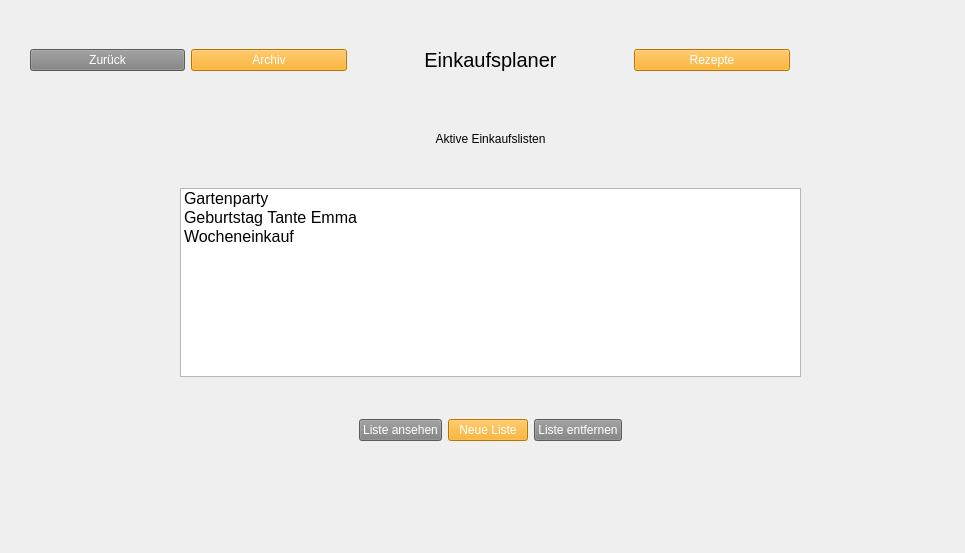
<?xml version="1.0" encoding="UTF-8"?>
<ui version="4.0">
 <class>Einkaufsplaner</class>
 <widget class="QWidget" name="Einkaufsplaner">
  <property name="geometry">
   <rect>
    <x>0</x>
    <y>0</y>
    <width>965</width>
    <height>553</height>
   </rect>
  </property>
  <property name="windowTitle">
   <string>Haushaltsplaner</string>
  </property>
  <widget class="QWidget" name="verticalLayoutWidget">
   <property name="geometry">
    <rect>
     <x>30</x>
     <y>30</y>
     <width>921</width>
     <height>411</height>
    </rect>
   </property>
   <layout class="QVBoxLayout" name="verticalLayout">
    <item>
     <layout class="QHBoxLayout" name="horizontalLayout">
      <item>
       <widget class="QPushButton" name="b_back">
        <property name="styleSheet">
         <string notr="true">background-color: grey;
color: white;</string>
        </property>
        <property name="text">
         <string>Zurück</string>
        </property>
       </widget>
      </item>
      <item>
       <widget class="QPushButton" name="b_archiv">
        <property name="styleSheet">
         <string notr="true">background-color: orange;
color: white;</string>
        </property>
        <property name="text">
         <string>Archiv</string>
        </property>
       </widget>
      </item>
      <item>
       <spacer name="horizontalSpacer_6">
        <property name="orientation">
         <enum>Qt::Horizontal</enum>
        </property>
        <property name="sizeType">
         <enum>QSizePolicy::Fixed</enum>
        </property>
        <property name="sizeHint" stdset="0">
         <size>
          <width>60</width>
          <height>20</height>
         </size>
        </property>
       </spacer>
      </item>
      <item>
       <widget class="QLabel" name="l_app">
        <property name="styleSheet">
         <string notr="true">font-size: 15pt;</string>
        </property>
        <property name="text">
         <string>Einkaufsplaner</string>
        </property>
        <property name="alignment">
         <set>Qt::AlignCenter</set>
        </property>
       </widget>
      </item>
      <item>
       <spacer name="horizontalSpacer_5">
        <property name="orientation">
         <enum>Qt::Horizontal</enum>
        </property>
        <property name="sizeType">
         <enum>QSizePolicy::Fixed</enum>
        </property>
        <property name="sizeHint" stdset="0">
         <size>
          <width>60</width>
          <height>60</height>
         </size>
        </property>
       </spacer>
      </item>
      <item>
       <widget class="QPushButton" name="b_recipe">
        <property name="styleSheet">
         <string notr="true">background-color: orange;
color: white;</string>
        </property>
        <property name="text">
         <string>Rezepte</string>
        </property>
       </widget>
      </item>
      <item>
       <widget class="QLabel" name="l_icon">
        <property name="styleSheet">
         <string notr="true">image: url(:/Images/logo_small_icon_only_inverted.png);</string>
        </property>
        <property name="text">
         <string/>
        </property>
       </widget>
      </item>
     </layout>
    </item>
    <item>
     <spacer name="verticalSpacer_3">
      <property name="orientation">
       <enum>Qt::Vertical</enum>
      </property>
      <property name="sizeHint" stdset="0">
       <size>
        <width>20</width>
        <height>40</height>
       </size>
      </property>
     </spacer>
    </item>
    <item>
     <widget class="QLabel" name="l_function">
      <property name="layoutDirection">
       <enum>Qt::LeftToRight</enum>
      </property>
      <property name="text">
       <string>Aktive Einkaufslisten</string>
      </property>
      <property name="alignment">
       <set>Qt::AlignCenter</set>
      </property>
     </widget>
    </item>
    <item>
     <spacer name="verticalSpacer">
      <property name="orientation">
       <enum>Qt::Vertical</enum>
      </property>
      <property name="sizeHint" stdset="0">
       <size>
        <width>20</width>
        <height>40</height>
       </size>
      </property>
     </spacer>
    </item>
    <item>
     <layout class="QHBoxLayout" name="horizontalLayout_2">
      <item>
       <spacer name="horizontalSpacer">
        <property name="orientation">
         <enum>Qt::Horizontal</enum>
        </property>
        <property name="sizeType">
         <enum>QSizePolicy::Fixed</enum>
        </property>
        <property name="sizeHint" stdset="0">
         <size>
          <width>150</width>
          <height>20</height>
         </size>
        </property>
       </spacer>
      </item>
      <item>
       <widget class="QListWidget" name="listofflist">
        <property name="styleSheet">
         <string notr="true">font-size:12pt;</string>
        </property>
        <item>
         <property name="text">
          <string>Gartenparty</string>
         </property>
        </item>
        <item>
         <property name="text">
          <string>Geburtstag Tante Emma</string>
         </property>
        </item>
        <item>
         <property name="text">
          <string>Wocheneinkauf</string>
         </property>
        </item>
       </widget>
      </item>
      <item>
       <spacer name="horizontalSpacer_2">
        <property name="orientation">
         <enum>Qt::Horizontal</enum>
        </property>
        <property name="sizeType">
         <enum>QSizePolicy::Fixed</enum>
        </property>
        <property name="sizeHint" stdset="0">
         <size>
          <width>150</width>
          <height>20</height>
         </size>
        </property>
       </spacer>
      </item>
     </layout>
    </item>
    <item>
     <spacer name="verticalSpacer_2">
      <property name="orientation">
       <enum>Qt::Vertical</enum>
      </property>
      <property name="sizeHint" stdset="0">
       <size>
        <width>20</width>
        <height>40</height>
       </size>
      </property>
     </spacer>
    </item>
    <item>
     <layout class="QHBoxLayout" name="horizontalLayout_3">
      <item>
       <spacer name="horizontalSpacer_3">
        <property name="orientation">
         <enum>Qt::Horizontal</enum>
        </property>
        <property name="sizeHint" stdset="0">
         <size>
          <width>40</width>
          <height>20</height>
         </size>
        </property>
       </spacer>
      </item>
      <item>
       <widget class="QPushButton" name="b_openlist">
        <property name="styleSheet">
         <string notr="true">background-color: grey;
color: white;</string>
        </property>
        <property name="text">
         <string>Liste ansehen</string>
        </property>
       </widget>
      </item>
      <item>
       <widget class="QPushButton" name="b_newlist">
        <property name="styleSheet">
         <string notr="true">background-color: orange;
color: white;</string>
        </property>
        <property name="text">
         <string>Neue Liste</string>
        </property>
       </widget>
      </item>
      <item>
       <widget class="QPushButton" name="b_delete">
        <property name="styleSheet">
         <string notr="true">background-color: grey;
color: white;</string>
        </property>
        <property name="text">
         <string>Liste entfernen</string>
        </property>
       </widget>
      </item>
      <item>
       <spacer name="horizontalSpacer_4">
        <property name="orientation">
         <enum>Qt::Horizontal</enum>
        </property>
        <property name="sizeHint" stdset="0">
         <size>
          <width>40</width>
          <height>20</height>
         </size>
        </property>
       </spacer>
      </item>
     </layout>
    </item>
   </layout>
  </widget>
 </widget>
 <resources>
  <include location="../MenuFrame/Menu.qrc"/>
 </resources>
 <connections/>
</ui>
